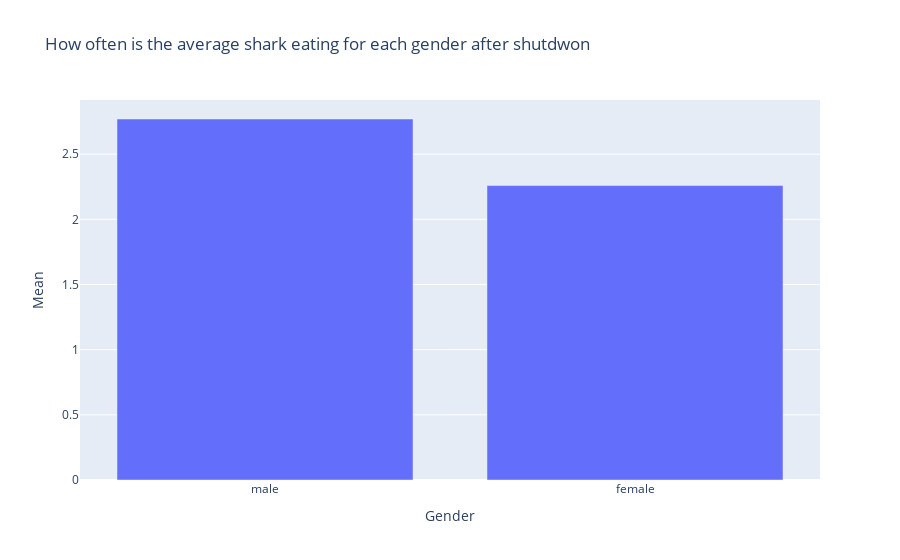

Notebook source saved alongside this figure:
### Code cell
#Average Mean Graphs Gender - Post

all_sharks_eat_post = eat_post[["female","male"]]
all_sharks_eat_post["female"] = all_sharks_eat_post["female"] / female_sharks_feeding_post
all_sharks_eat_post["male"] = all_sharks_eat_post["male"] / male_sharks_feeding_post
eat_post_means = pd.DataFrame(round(all_sharks_eat_post.mean(), 3)).reset_index()
eat_post_means.columns = ["Gender","Mean"]
eat_post_means = eat_post_means.sort_values(by = "Mean", ascending = False)
print(eat_post_means) 
px.bar(eat_post_means, x = "Gender", y = "Mean", title = "How often is the average shark eating for each gender after shutdwon")

### Figure 1 — Plotly figure (JSON) as saved in the notebook; plotly's stock layout.template omitted (floating-point values rounded to 4 significant figures)
{"data": [{"alignmentgroup": "True", "hovertemplate": "Gender=%{x}<br>Mean=%{y}<extra></extra>", "legendgroup": "", "marker": {"color": "#636efa"}, "name": "", "offsetgroup": "", "orientation": "v", "showlegend": false, "textposition": "auto", "type": "bar", "x": ["male", "female"], "xaxis": "x", "y": [2.77, 2.259], "yaxis": "y"}], "layout": {"barmode": "relative", "legend": {"tracegroupgap": 0}, "title": {"text": "How often is the average shark eating for each gender after shutdwon"}, "xaxis": {"anchor": "y", "domain": [0, 1], "title": {"text": "Gender"}}, "yaxis": {"anchor": "x", "domain": [0, 1], "title": {"text": "Mean"}}}}
